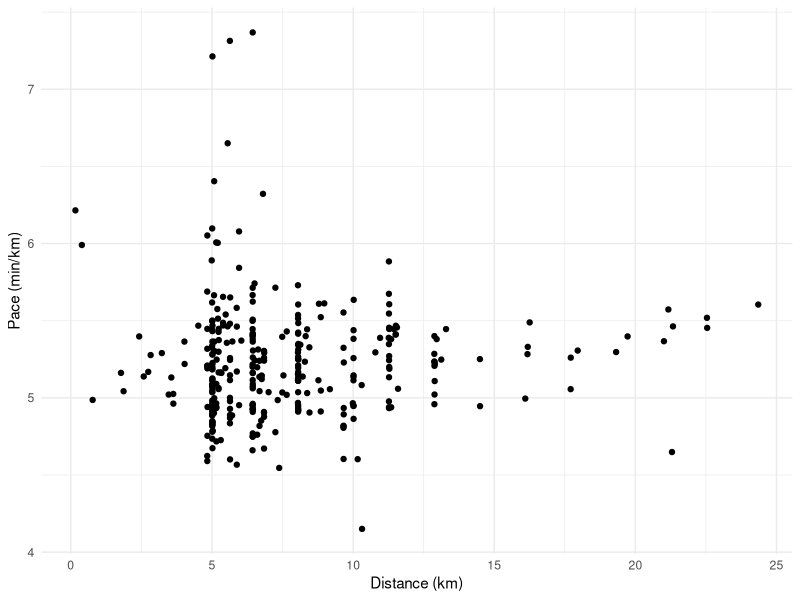
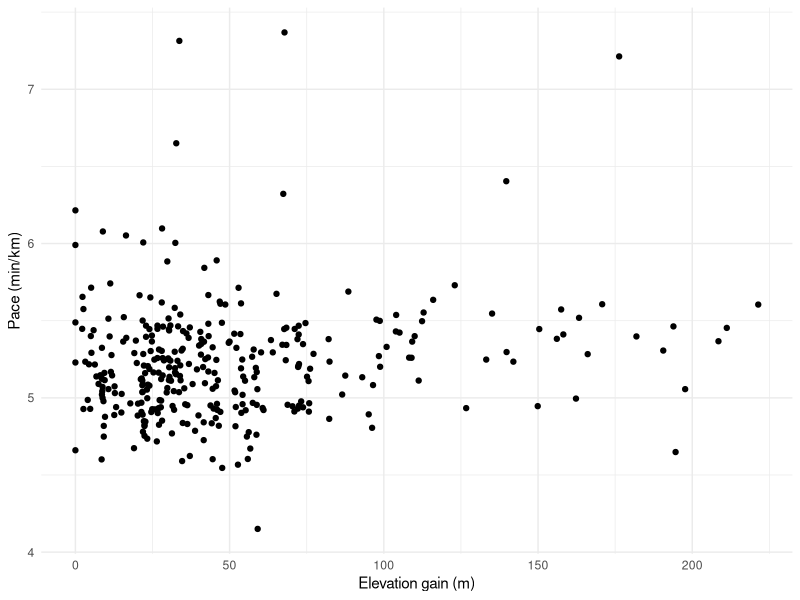
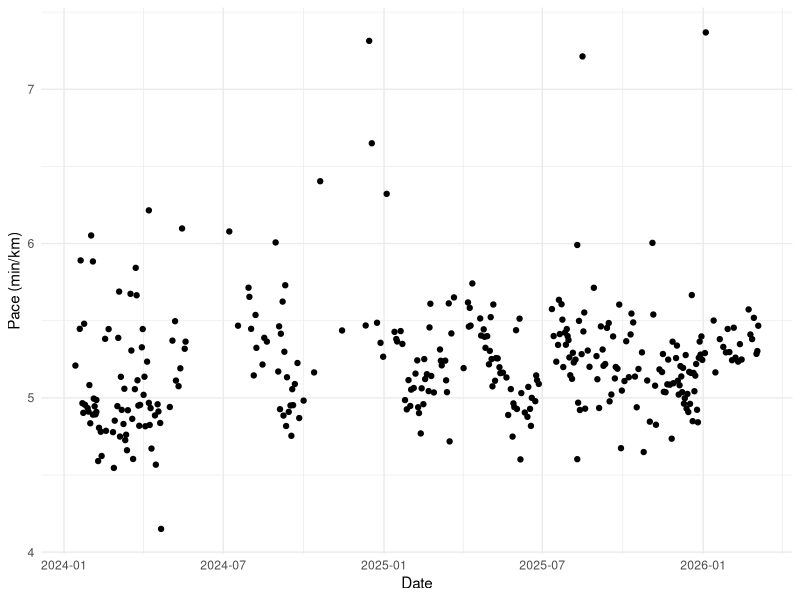
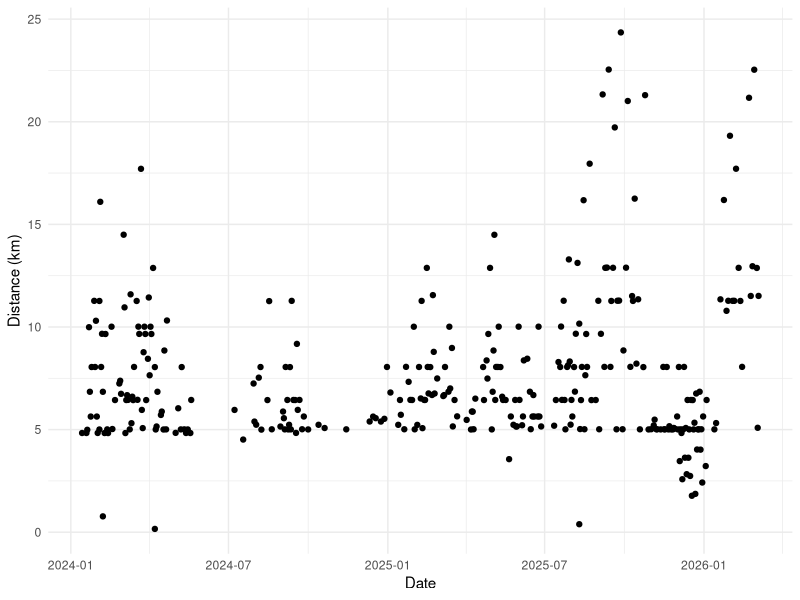

Reproduce these figures in R, in order. (Note: this script raises an error after producing the figures.)
library(dplyr)
library(ggplot2)
ellie <- read.csv("data/ellie.csv") %>%
  select("date", "elevation_gain", "distance_km", "pace_min_km")
# Select runs from 2025/26
ellie <- ellie %>%
  mutate(date = as.Date(ellie$date)) %>%
  filter(date > as.Date("2024-01-01"))
View(ellie)
# Distance vs pace
ggplot() +
  geom_point(data = ellie, aes(x = distance_km, y = pace_min_km)) +
  labs(x = "Distance (km)", y = "Pace (min/km)") +
  theme_minimal()
# Elevation gain vs pace
ggplot() +
  geom_point(data = ellie, aes(x = elevation_gain, y = pace_min_km)) +
  labs(x = "Elevation gain (m)", y = "Pace (min/km)") +
  theme_minimal()
# Date vs pace
ggplot() +
  geom_point(data = ellie, aes(x = date, y = pace_min_km)) +
  labs(x = "Date", y = "Pace (min/km)") +
  theme_minimal()
# Date vs distance
ggplot() +
  geom_point(data = ellie, aes(x = date, y = distance_km)) +
  labs(x = "Date", y = "Distance (km)") +
  theme_minimal()
cumsum(weekdays(ellie$date) == "Friday")
ggplot() +
  geom_histogram(data = ellie, aes(x = ))
